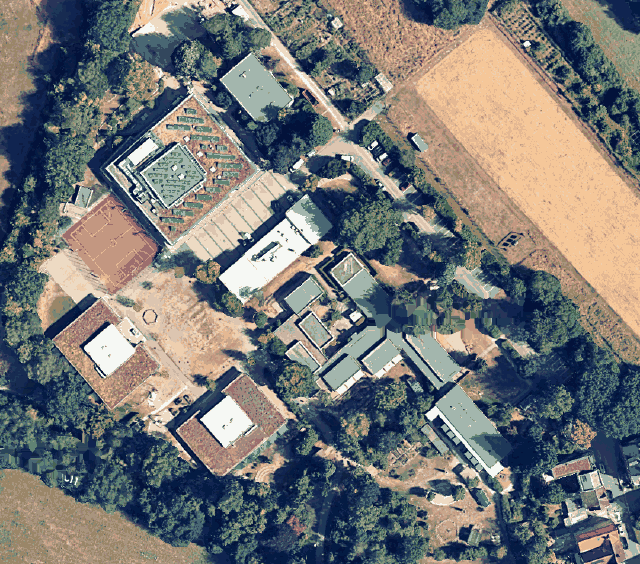
#> input picture assets/campus_map.png, 640 x 564 px
$ python make_collision.py
#> lines starting #> are read from the running program, lines starting #| are printed output that depends on the picture; after the words box and inside, x2 and y2 are one past the last pixel; in counts of white or black regions, pixels touching at a corner belong together
"""Erzeugt assets/collision.js — das Kollisionsraster des Spiels.

Standardmaessig ist die gesamte Karte begehbar; nur der aeussere Rand ist
dicht, damit man nicht aus dem Bild laeuft.

Wer spaeter doch Hindernisse will, setzt BLOCK_TERRAIN = True. Dann werden
dichte Baumgruppen anhand der Bildfarben erkannt und die unten gelisteten
Gebaeuderechtecke gesperrt. Danach unbedingt pruefen, ob alle Stationen
noch erreichbar sind: python3 check_reach.py
"""
import json
from PIL import Image
import numpy as np

MAP = "../assets/campus_map.png"
OUT = "../assets/collision.js"
CELL = 8

BLOCK_TERRAIN = False,

BUILDINGS = [
    (118, 100, 128, 108),
    (222,  48,  62,  52),
    (196, 190, 100,  60),
    (226, 218,  80,  54),
    (300, 196,  76,  54),
    (286, 250,  78,  64),
    (330, 314,  96,  62),
    (416, 356, 104,  92),
    ( 62, 296,  92,  70),
    (174, 366,  90,  76),
]

img = Image.open(MAP).convert("RGB")
#> img is the input picture: PIL image 640x564 RGB; mean R, G, B 118.8, 119.4, 118.2
W, H = img.size
#> W = 640; H = 564
gw, gh = W // CELL, H // CELL
#> gw = 80; gh = 70
grid = [[0] * gw for _ in range(gh)]

if BLOCK_TERRAIN:
    arr = np.asarray(img).astype(np.float32)
    r, g, b = arr[..., 0], arr[..., 1], arr[..., 2]
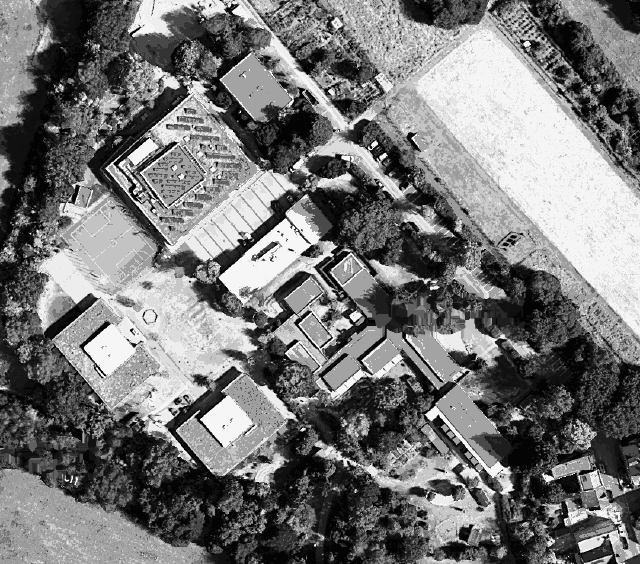
#> r: shape (564, 640) float32; min 3, max 246, mean 118.8
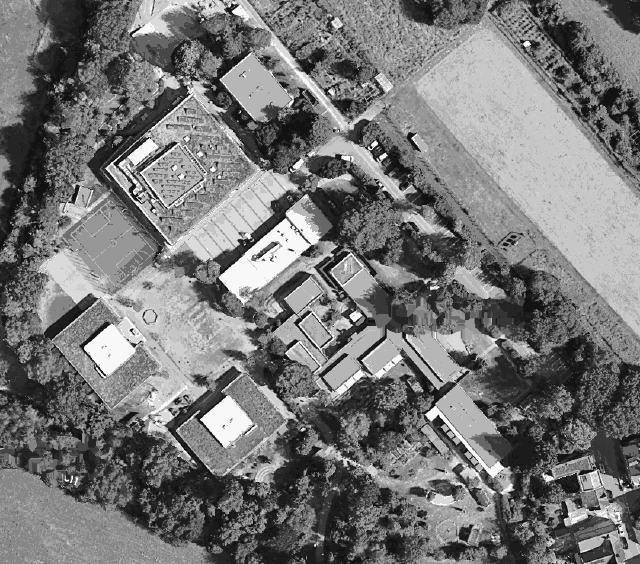
#> g: shape (564, 640) float32; min 18, max 248, mean 119.4
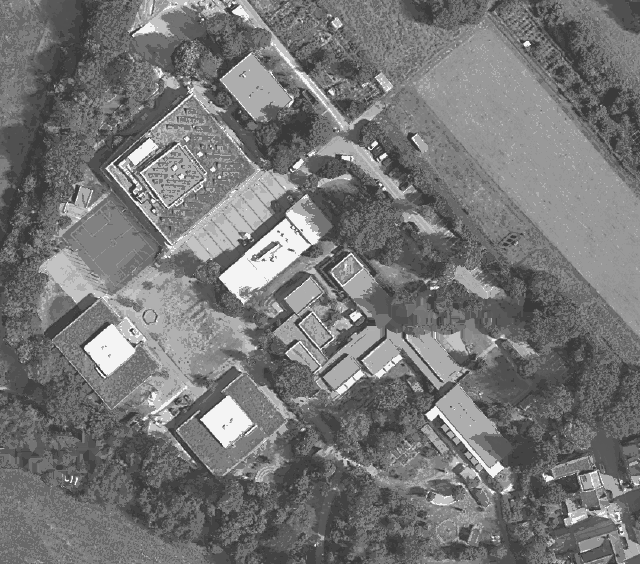
#> b: shape (564, 640) float32; min 58, max 244, mean 118.2
    lum = 0.299 * r + 0.587 * g + 0.114 * b
    vegetation = (lum < 62) & (g >= r - 6)
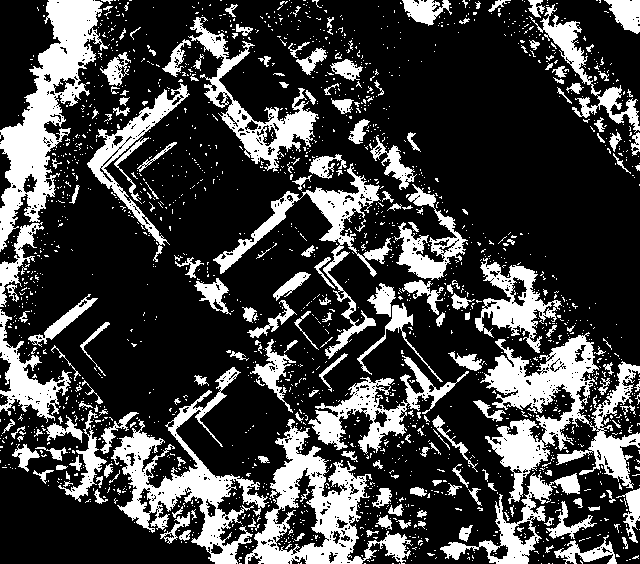
#> vegetation: shape (564, 640) bool; 25.6% white; 1971 white regions (1770 under 20 px), largest, box (x1, y1, x2, y2) and area: (480, 332, 640, 504) 10114, (0, 0, 108, 252) 9421, (245, 419, 413, 564) 7750
    for cy in range(gh):
        for cx in range(gw):
            block = vegetation[cy * CELL:(cy + 1) * CELL, cx * CELL:(cx + 1) * CELL]
            if block.mean() > 0.80:
                grid[cy][cx] = 1
#> after the loop, grid = 70 items
    for bx, by, bw, bh in BUILDINGS:
        for cy in range(by // CELL, min(gh, (by + bh + CELL - 1) // CELL)):
            for cx in range(bx // CELL, min(gw, (bx + bw + CELL - 1) // CELL)):
                grid[cy][cx] = 1


for cx in range(gw):
    grid[0][cx] = grid[gh - 1][cx] = 1
for cy in range(gh):
    grid[cy][0] = grid[cy][gw - 1] = 1

data = {"cell": CELL, "cols": gw, "rows": gh, "grid": grid}
with open(OUT, "w") as f:
    f.write("// Kollisionsraster: 1 = blockiert, 0 = begehbar.\n")
    f.write("// Wird von tools/make_collision.py erzeugt.\n")
    f.write("window.COLLISION = " + json.dumps(data, separators=(",", ":")) + ";\n")

blocked = sum(sum(row) for row in grid)
#> blocked = 1841
print(f"{OUT}: {gw}x{gh} Zellen, {blocked} blockiert ({blocked / (gw * gh):.0%})")
#| ../assets/collision.js: 80x70 Zellen, 1841 blockiert (33%)
print("Hindernisse:", "an" if BLOCK_TERRAIN else "aus (nur Kartenrand)")
